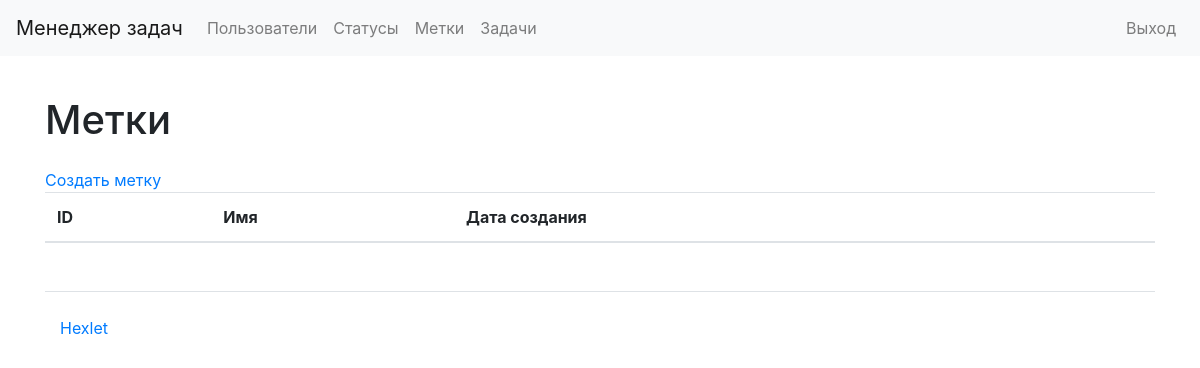
Page /labels/ (signed in) on the earlier database version.
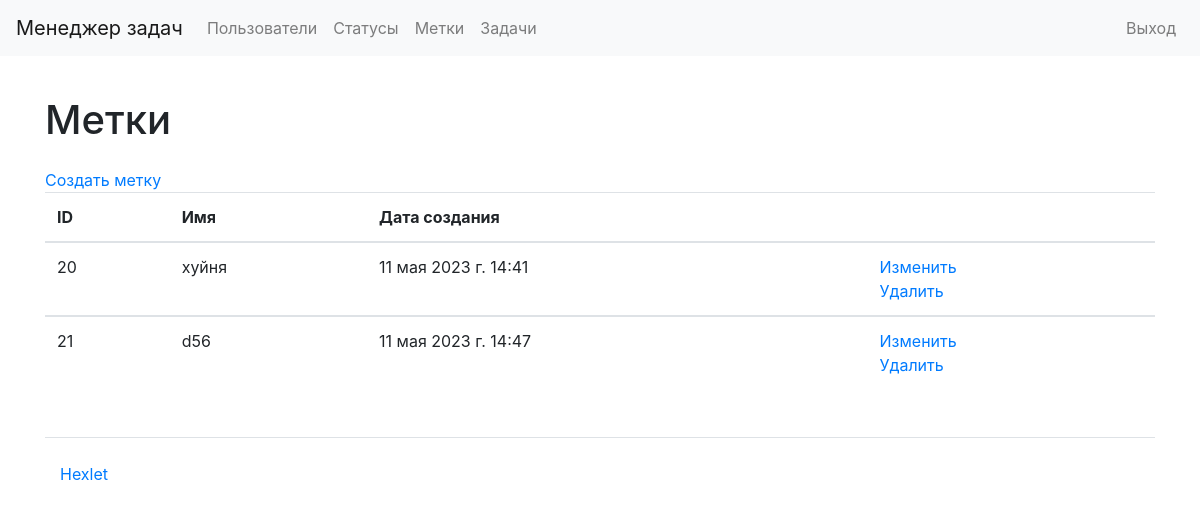
Same page on the later database version.
### labels/models.py (models this page shows, shortened)
class Label(models.Model):
    name = models.CharField(max_length=150, unique=True)
    created_at = models.DateTimeField(auto_now=True)

### labels/views.py (the view)
# urls.py: path('', views.LabelsListView.as_view(), name='labels_list'),
class LabelsListView(LoginRequiredMixin, ListView):
    model = Label
    template_name = "labels/list_of_labels.html"
    success_url = reverse_lazy("labels_list")

### labels/templates/labels/list_of_labels.html
{% extends "base.html" %}
{% load i18n %}
{% block content %}
<h1 class="my-4">{% translate "Labels" %}</h1>
<a href="{% url 'label_create' %}">{% translate "Create label" %}</a>
<table class="table table-stripped">
    <thead>
        <tr>
            <th>ID</th>
            <th>{% translate "Name" %}</th>
            <th>{% translate "Date of creation" %}</th>
            <th></th>
        </tr>
    </thead>
    {% for label in object_list %}
    <tbody>
        <tr>
            <td>{{ label.id }}</td>
            <td>{{ label.name }}</td>
            <td>{{ label.created_at }}</td>
            <td>
                <a href="/labels/{{ label.id }}/update/">{% translate "Update" %}</a>
                <br>
                <a href="/labels/{{ label.id }}/delete/">{% translate "Delete" %}</a>
            </td>
        </tr>
        {% endfor %}
    </tbody>
</table>
{% endblock %}

Differences in the rows shown:
added Label: id "20", name "хуйня", created_at "11 мая 2023 г. 14:41"
added Label: id "21", name "d56", created_at "11 мая 2023 г. 14:47"
